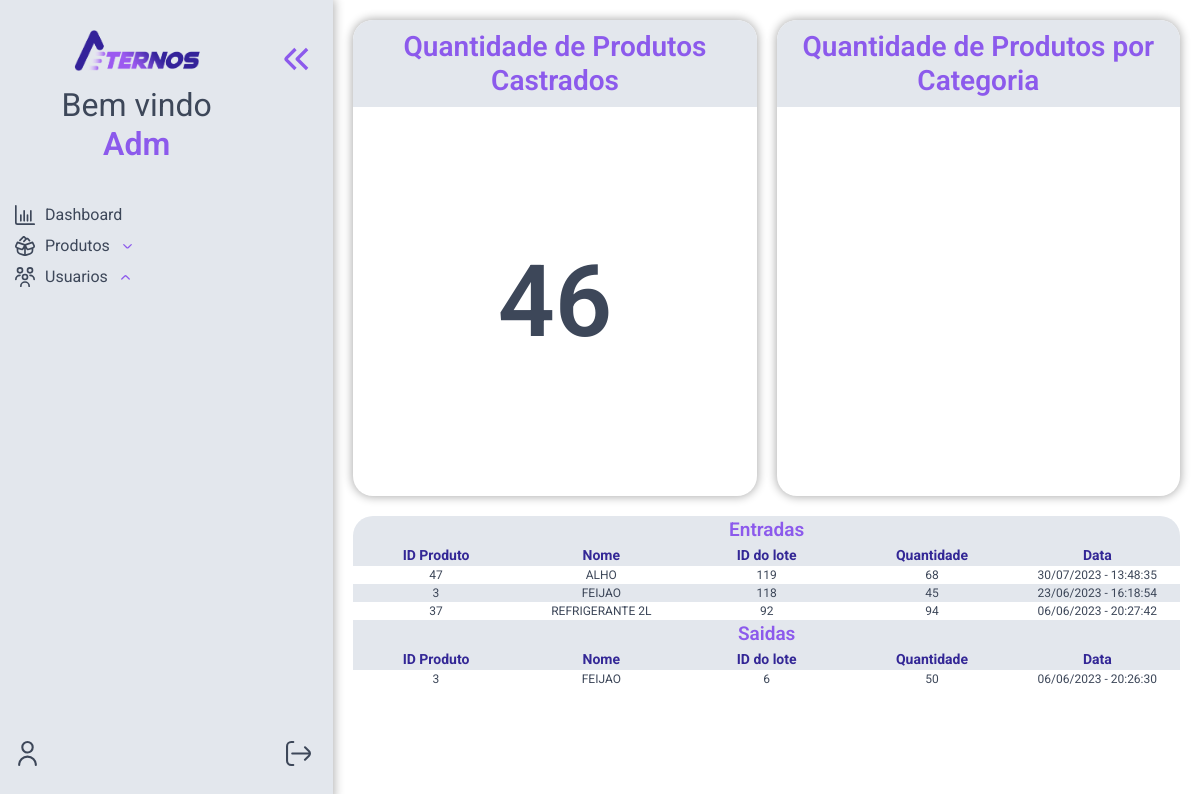
The page /index.php (signed in) on the database as committed earlier.
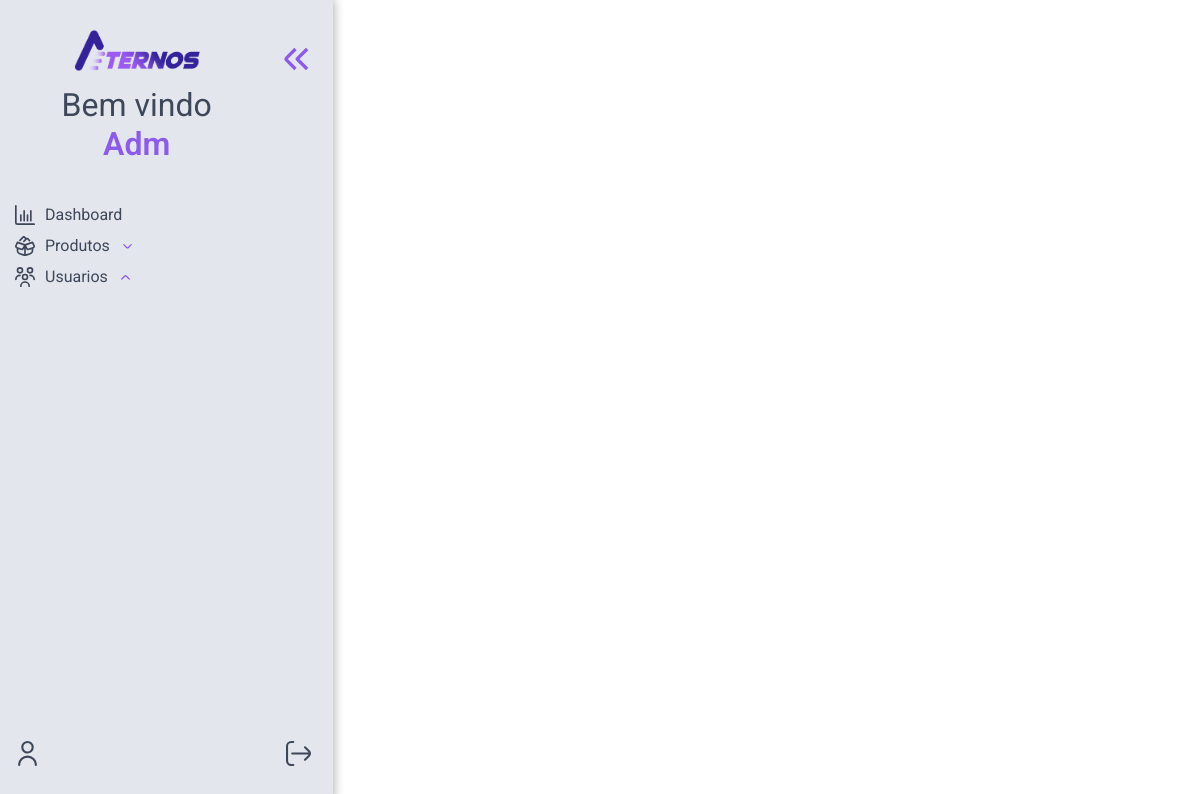
The same page on the database as committed later.
### tables this page shows
create table log_lotes(
    id int primary key auto_increment,
    tipo varchar(45),
    id_produto int,
    nome_produto varchar(45),
    id_lotes int,
    quantidade int,
    data_manipulacao datetime
);

create table produtos(  
    id int primary key auto_increment,
	codigo varchar(20),
	nome varchar(45) not null,
    id_categoria int,
    data_cadastro datetime default now(),
    foreign key (id_categoria) references categoria(id)
);

### config/Conn.php (called while the page is built, shortened)
<?php
    abstract class Conn
    {
        public function connUser(){
            $this->conn = new mysqli(DB_HOST,DB_USER,DB_PASSWORD,DB_NAME);
        }
    }
?>

### classes/Crud.php (called while the page is built, shortened)
<?php
    require_once ABSPATH."config/Conn.php";
    class Crud extends Conn {
        public function select($col, $tabela, $cond = null, $order = null){
            $sql = "SELECT $col FROM $tabela";
            if ($cond !== null) {
                $sql .= " WHERE $cond";
            }
            if ($order !== null) {
                $sql .= " ORDER BY $order";
            }
            return $this->conn->query($sql);
        }
    }
?>

### index.php (the view, shortened to what this page needs)
<?php
    require_once ABSPATH."classes/Crud.php";
    $crud = new Crud();
    $select = $crud->select('c.id, c.nome AS categoria,
             COUNT(p.id) AS quantidade_de_produtos',
            'categoria c
            LEFT JOIN produtos p ON c.id = p.id_categoria
            GROUP BY c.id, c.nome');
    $selectProdutos = $crud->select('count(id) as qtd','produtos');
    $select3Entradas = $crud->select('
        p.id AS ID_Produto,
        p.nome AS Nome,
        ll.id_lotes AS ID_do_Lote,
        ll.quantidade AS Quantidade,
        ll.data_manipulacao AS Data_de_Entrada',
        'produtos p
        JOIN log_lotes ll ON p.id = ll.id_produto',
        "ll.tipo = 'Entrada'",
        'll.data_manipulacao DESC
        LIMIT 3;');
    $select3Saidas = $crud->select('
        ll.id_produto AS ID_Produto,
        p.nome AS Nome,
        ll.id_lotes AS ID_do_Lote,
        ll.quantidade AS Quantidade,
        ll.data_manipulacao AS Data_da_Saida',
        'log_lotes ll
        JOIN produtos p ON ll.id_produto = p.id',
        "ll.tipo = 'Saida'",
        'll.id DESC
        LIMIT 3;');
        ?>
<?php include_once ABSPATH.'layout/header.php';?>
<body class="main-index">
    <?php include_once ABSPATH.'layout/menu-lateral.php';?>
    <main class="corpo">
        <section class="box-grid" >
            <?php if ($selectProdutos->num_rows > 0) { ?>
                <?php while ($linhas = $selectProdutos->fetch_object()) { ?>
                                <?php if(!$linhas->qtd == 0){ ?>
                <div class="total-produtos" <?php if($_SESSION['nivel'] < 1){ ?>
                    style="grid-column: 1; grid-row: 1/span 2;" <?php } ?> >
                        <h2>Quantidade de Produtos Castrados</h2>
                        <div class="value">
                                <span><?= $linhas->qtd?></span>
                        </div>
                    </div>
                    <?php } ?>
            <?php } }?>
            <?php if ($select->num_rows > 0) { ?>
                <div class="chart-container" <?php if($_SESSION['nivel'] < 1){ ?>
                    style="grid-column: 2; grid-row: 1/span 2;" <?php } ?> >
                    <h2>Quantidade de Produtos por Categoria</h2>
                    <div id="piechart"></div>
                </div>
            <?php } ?>
            <?php if(($_SESSION['nivel'] >= 1)){ ?>
                <div class="ultimas-entradas-saidas">
                <?php if ($select3Entradas->num_rows > 0){ ?>
                    <h2>Entradas</h2>
                        <table class="table-entrada-saida">
                            <thead>
                                <tr>
                                    <th class="codigo" scope="col">ID Produto</th>
                                    <th class="codigo" scope="col">Nome</th>
                                    <th class="nome" scope="col">ID do lote</th>
                                    <th class="nome" scope="col">Quantidade</th>
                                    <th class="total" scope="col">Data</th>
                                </tr>
                            </thead>
                            <tbody>
                                        <?php while($rows = $select3Entradas->fetch_object()){
                                            $data_manipulacao = strtotime($rows->Data_de_Entrada);
                                            ?>
                                            <tr>
                                                <td><?php echo $rows->ID_Produto;?></td>
                                                <td><?php echo $rows->Nome;?></td>
                                                <td><?php echo $rows->ID_do_Lote;?></td>
                                                <td><?php echo $rows->Quantidade;?></td>
                                                <td><?php echo date('d/m/Y - H:i:s', $data_manipulacao);?></td>
                                <?php
                                        } ?>
                            </tbody>
                        </table>
                        <?php } ?>
                        <?php if ($select3Saidas->num_rows > 0){ ?>
                    <h2 style="border-radius: 0;">Saidas</h2>
                        <table style="border-radius: 0 0 20px 20px;" class="table-entrada-saida">
                            <thead>
                                <tr>
                                    <th class="codigo" scope="col">ID Produto</th>
                                    <th class="codigo" scope="col">Nome</th>
                                    <th class="nome" scope="col">ID do lote</th>
                                    <th class="nome" scope="col">Quantidade</th>
                                    <th class="total" scope="col">Data</th>
                                </tr>
                            </thead>
                            <tbody>
                                    <?php while($rows = $select3Saidas->fetch_object()){
                                            $data_manipulacao = strtotime($rows->Data_da_Saida);
                                            ?>
                                            <tr>
                                                <td><?php echo $rows->ID_Produto;?></td>
                                                <td><?php echo $rows->Nome;?></td>
                                                <td><?php echo $rows->ID_do_Lote;?></td>
                                                <td><?php echo $rows->Quantidade;?></td>
                                                <td><?php echo date('d/m/Y - H:i:s', $data_manipulacao);?></td>
                                <?php } ?>
                            </tbody>
                        </table>
                        <?php  } ?>
                </div>
            <?php } ?>
        </section>
    </main>
</body>
</html>

### layout/header.php (shortened to what this page needs)
<!DOCTYPE html>
<html lang="pt-br">
<head>
    <link rel="stylesheet" href="<?php echo BASEURL;?>assets/css/main.css">
    <link rel="stylesheet" href="https://cdn.jsdelivr.net/npm/bootstrap@4.0.0/dist/css/bootstrap.min.css">
</head>

### layout/menu-lateral.php (shortened to what this page needs)
<?php $url = str_replace("Novo/", "", $_SERVER["REQUEST_URI"]); ?>
<sidebar id="menu-lateral" class="menu-lateral">
    <div class="conteudo-esquerdo">
        <div class="principal">
            <a class="principal__logo" href="<?php echo BASEURL;?>index.php"><img src="<?php echo BASEURL;?>assets/img/logo-athernos.png" alt=""></a>
            <section class="usuario">
                <h2 class="principal__title">
                    <?php echo "Bem vindo " . "<br><span class='principal__title--destack'>" . $_SESSION['nome'] . "</span>"; ?>
                </h2>
            </section>
            <nav class="nav-bar">
                <div class="box-nav-bar">
                    <a class="nav-bar__title <?php if($url == BASEURL.'index.php'){ echo 'active-title';} ?>" href="<?php echo BASEURL;?>index.php">
                        Dashboard
                    </a>
                </div>
                <div class="box-nav-bar">
                    <span class="nav-bar__title <?php
                                    if(
                                        $url == BASEURL.'nav/produto/produtos.php' or
                                        $url == BASEURL.'nav/produto/importarCsv.php' or
                                        $url == BASEURL.'nav/produto/cadastroProd.php' or
                                        $url == BASEURL.'nav/produto/entradaProd.php' or
                                        $url == BASEURL.'nav/produto/saidaProd.php' or
                                        $url == BASEURL.'nav/produto/relatorio.php'
                                    ){ echo 'active-title';}
                    ?>">
                        Produtos
                        <svg class="svg-baixo" xmlns="http://www.w3.org/2000/svg" id="Outline" viewBox="0 0 24 24" width="512" height="512"><path d="M18.71,8.21a1,1,0,0,0-1.42,0l-4.58,4.58a1,1,0,0,1-1.42,0L6.71,8.21a1,1,0,0,0-1.42,0,1,1,0,0,0,0,1.41l4.59,4.59a3,3,0,0,0,4.24,0l4.59-4.59A1,1,0,0,0,18.71,8.21Z"/></svg>
                    </span>
                </div>
                <div class="box-nav-bar">
                     <?php if($_SESSION['nivel'] > 1){ ?>
                        <span class="nav-bar__title <?php
                                    if(
                                        $url == BASEURL.'nav/usuario/usuarios.php' or
                                        $url == BASEURL.'nav/usuario/cadastro.php'
                                    ){ echo 'active-title';}
                    ?>">
                            Usuarios
                            <svg class="svg-cima" xmlns="http://www.w3.org/2000/svg" id="Outline" viewBox="0 0 24 24" width="512" height="512"><path d="M18,15.5a1,1,0,0,1-.71-.29l-4.58-4.59a1,1,0,0,0-1.42,0L6.71,15.21a1,1,0,0,1-1.42-1.42L9.88,9.21a3.06,3.06,0,0,1,4.24,0l4.59,4.58a1,1,0,0,1,0,1.42A1,1,0,0,1,18,15.5Z"/></svg>
                        </span>
                     <?php } ?>
                </div>
            </nav>
        </div>
        <footer class="footer">
            <div class="box-conta">
                <a data-tooltip="Minha Conta" href="<?php echo BASEURL;?>nav/usuario/minhaConta.php"><svg xmlns="http://www.w3.org/2000/svg" id="Outline" viewBox="0 0 24 24" width="512" height="512"><path d="M12,12A6,6,0,1,0,6,6,6.006,6.006,0,0,0,12,12ZM12,2A4,4,0,1,1,8,6,4,4,0,0,1,12,2Z"/><path d="M12,14a9.01,9.01,0,0,0-9,9,1,1,0,0,0,2,0,7,7,0,0,1,14,0,1,1,0,0,0,2,0A9.01,9.01,0,0,0,12,14Z"/></svg></a>
            </div>
        </footer>
    </div>
    <div class="icon-menu">
        <button id="menu-hamburguer">
        </button>
        <a data-tooltip="Logout" href="<?php echo BASEURL;?>index.php?id=1"></a>
    </div>
</sidebar>

Rows that differ between the two databases and show on the page:
removed log_lotes: id_produto "47", id_produto.nome "ALHO", id_lotes "119", quantidade "68", data_manipulacao "30/07/2023 - 13:48:35", shown under "Entradas"
removed log_lotes: id_produto "3", id_produto.nome "FEIJAO", id_lotes "118", quantidade "45", data_manipulacao "23/06/2023 - 16:18:54", shown under "Entradas"
removed log_lotes: id_produto "37", id_produto.nome "REFRIGERANTE 2L", id_lotes "92", quantidade "94", data_manipulacao "06/06/2023 - 20:27:42", shown under "Entradas"
removed log_lotes: id_produto "3", id_produto.nome "FEIJAO", id_lotes "6", quantidade "50", data_manipulacao "06/06/2023 - 20:26:30", shown under "Saidas"
Other text that changed with them:
list line gone: "Quantidade de Produtos Castrados 46"
text no longer shown: "Quantidade de Produtos por Categoria Entradas ID Produto Nome ID do lote Quantidade Data Saidas ID Produto Nome ID do lote Quantidade Data"
